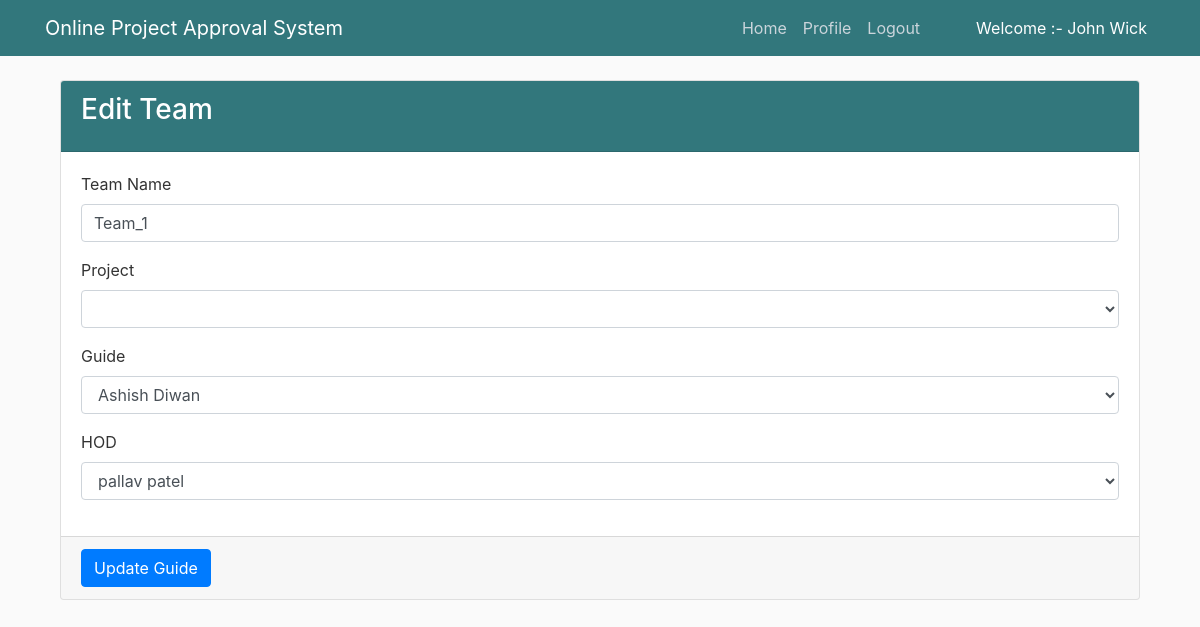
Page /edit_team/1/ (signed in) on the committed database.
### project/models.py (models this page shows, shortened)
class CustomUser(AbstractUser):
    user_type_data = ((1, 'Admin'), (2, 'HOD'), (3, 'Guide'), (4, 'Student'))
    user_type = models.CharField(default = 1, choices = user_type_data, max_length = 10)

class Team(models.Model):
    id = models.AutoField(primary_key = True)
    name = models.CharField(max_length=20, null=False)
    p_id = models.ForeignKey(Project, on_delete=models.SET_NULL, null=True)
    guide_id = models.ForeignKey(Guide, on_delete=models.SET_NULL, null=True)
    hod_id = models.ForeignKey(HOD, on_delete=models.SET_NULL, null=True, blank=True)
    objects = models.Manager()

### project/adminViews.py (the view)
# urls.py: path('edit_team/<team_id>/', adminViews.edit_team, name="edit_team"),
def edit_team(request, team_id):
    team = Team.objects.get(id=team_id)
    guides = Guide.objects.all()
    hods = HOD.objects.all()
    projects = Project.objects.all()
    context={
        "team": team,
        "prpjects": projects,
        "guides" : guides,
        "hods" : hods
    }
    return render(request, 'project/admin_templates/edit_team.html',context)

### project/LoginCheckMiddleWare.py (called while the page is built, shortened)
    def process_view(self, request, view_func, view_args, view_kwargs):
        modulename = view_func.__module__
        user = request.user
        if user.is_authenticated:
            if user.user_type == "1":
                if modulename == "project.adminViews":
                    pass
                elif modulename == "project.views" or modulename == "django.views.static":
                    pass
                else:
                    return redirect("admin_home")
            else:
                return redirect("doLogin")

### project/templates/project/admin_templates/edit_team.html (shortened to what this page needs)
{% extends 'project/admin_templates/manage_base.html' %}
{% block content %}
{% load static %}
<section class="content">
        <div class="container-fluid">
            <div class="row">
                <div class="col-md-12">
                    <div class="card card-primary">
                    <div class="card-header">
                        <h3 class="card-title">Edit Team</h3>
                    </div>
                    <form role="form" method="POST" action="{% url 'edit_team_save' %}">
                        <div class="card-body">
                            <div class="form-group">
                                <label>Team Name </label>
                                <input type="text" class="form-control" name="name" value="{{ team.name }}">
                            </div>
                            <div class="form-group">
                                <label>Project</label>
                                <select class="form-control" name="p_id">
                                </select>
                            </div>
                            <div class="form-group">
                                <label>Guide </label>
                                <select class="form-control" name="guide_id">
                                    {% for g in guides %}
                                        <option value="{{ g.id }}">{{ g.admin.first_name }} {{ g.admin.last_name }}</option>
                                    {% endfor %}
                                </select>
                            </div>
                            <div class="form-group">
                                <label>HOD </label>
                                <select class="form-control" name="hod_id">
                                    {% for h in hods %}
                                        <option value="{{ h.id }}">{{ h.admin.first_name }} {{ h.admin.last_name }}</option>
                                    {% endfor %}
                                </select>
                            </div>
                        </div>
                        <div class="card-footer">
                        <button type="submit" class="btn btn-primary">Update Guide</button>
                        </div>
                    </form>
                    </div>
                </div>
            </div>
        </div>
      </section>
  {% endblock content %}

### project/templates/project/admin_templates/manage_base.html (shortened to what this page needs)
{% load static %}
<!DOCTYPE html>
<html lang="en" dir="ltr">
  <head>
    <link rel="stylesheet" href="https://stackpath.bootstrapcdn.com/bootstrap/4.3.1/css/bootstrap.min.css">
    <link rel="stylesheet" href="{% static "fontawesome-free/css/all.min.css" %}">
  <link rel="stylesheet" href="{% static 'project/main.css' %}">
  </head>
  <body>
    <header class="site-header">
      <nav class="navbar navbar-expand-md navbar-dark bg-steel fixed-top">
        <div class="container">
          <a href="/" class="navbar-brand mr-4" >Online Project Approval System</a>
          <div class="collapse navbar-collapse" id="navbarToggle">
            <div class="navbar-nav">
              {% if user.is_authenticated %}
                <a href="{% url 'admin_home' %}" class="nav-item nav-link">Home</a>
                <a href="{% url 'admin_profile' %}" class="nav-item nav-link">Profile</a>
                <a href="{% url 'logout_user' %}" class="nav-item nav-link">Logout</a>
                <a class="nav-item nav-link pl-5" style="color:white;"> Welcome :- {{ user.first_name }} {{ user.last_name }}</a>
              {% else %}
                <a href="{% url 'project-home' %}" class="nav-item nav-link">Home</a>
                <a href="{% url 'doLogin' %}" class="nav-item nav-link">Login</a>
                <a href="{% url 'project-about' %}" class="nav-item nav-link">About</a>
              {% endif %}
            </div>
          </div>
        </div>
      </nav>
    </header>
   <main role="main" class="container">
      <div class="row">
        <div class="col-md-12">
          {% block content %}
          {% endblock %}
        </div>
      </div>
    </main>
  </body>
</html>

### static/project/main.css (style rules this page uses)
body { background: #fafafa; color: #333333; margin-top: 5rem; }
h1, h2, h3, h4, h5, h6 { color: #444444; }
.bg-steel { background-color: #32777c; }
.site-header .navbar-nav .nav-link { color: #cbd5db; }

### project/templates/project/admin_templates/manage_base.html (style rules this page uses)
.card-header { background-color : #32777c; }
h3 { color:white; }

### rows in the picture
CustomUser: first_name "John", last_name "Wick"
Team: name "Team_1"

### other values in the picture
form field guide_id "Ashish Diwan"
form field hod_id "pallav patel"
